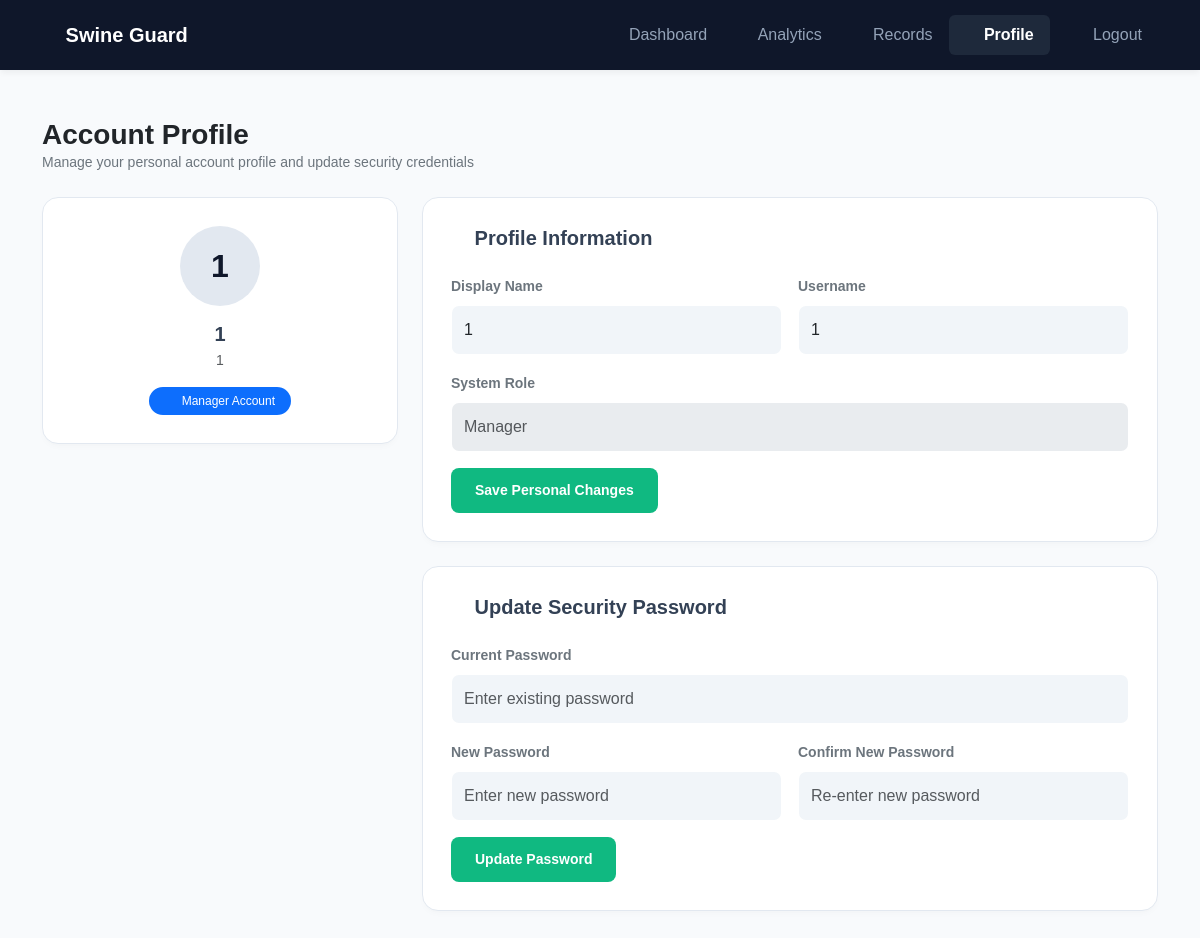
/client/profile.php (signed in), run on the app's committed database.
### tables this page shows
CREATE TABLE `users` (
  `id` int(11) NOT NULL,
  `name` varchar(250) DEFAULT NULL,
  `username` varchar(250) DEFAULT NULL,
  `password` varchar(250) DEFAULT NULL,
  `email` varchar(255) DEFAULT NULL,
  `email_verified` tinyint(1) NOT NULL DEFAULT 0,
  `verification_code` varchar(10) DEFAULT NULL,
  `code_expires_at` datetime DEFAULT NULL,
  `role` enum('client','manager') NOT NULL DEFAULT 'client',
  `status` enum('active','disabled') NOT NULL DEFAULT 'active',
  `created_at` timestamp NOT NULL DEFAULT current_timestamp()
);

### client/profile.php (the view, shortened to what this page needs)
<?php
include "../include/dbcon.php";
$user_id      = $_SESSION['user'] ?? 0;
$session_role = $_SESSION['role'] ?? 'client';
$query = "SELECT id, name, username, role FROM users WHERE id = ?";
$stmt = $conn->prepare($query);
$stmt->bind_param("i", $user_id);
$stmt->execute();
$user_data = $stmt->get_result()->fetch_assoc();
$display_name = !empty($user_data['name']) ? htmlspecialchars($user_data['name']) : 'User Account';
$display_user = !empty($user_data['username']) ? htmlspecialchars($user_data['username']) : 'user';
$user_role    = !empty($user_data['role']) ? strtolower($user_data['role']) : strtolower($session_role);
$role_badge_class = ($user_role === 'manager') ? 'bg-primary' : 'bg-success';
$role_title       = ucfirst($user_role);
?>
<!DOCTYPE html>
<html lang="en">
<head>
    <link rel="stylesheet" href="../include/fonts.css">
    <link rel="stylesheet" href="../include/bootstrap.css">
    <link rel="stylesheet" href="../include/fontawesome-free-6.7.2-web/css/all.min.css">
    <link rel="stylesheet" href="../include/animate.min.css">
</head>
<body>
    <?php include("nav.php"); ?>
    <div class="container py-4 animate__animated animate__fadeIn">
        <div class="mb-4">
            <h1 class="h3 fw-bold text-dark m-0">Account Profile</h1>
            <p class="text-secondary small m-0">Manage your personal account profile and update security credentials</p>
        </div>
        <div class="row">
            <div class="col-lg-4">
                <div class="profile-card text-center d-flex flex-column align-items-center">
                    <div class="avatar-circle" id="profileInitials">
                        <?php echo substr($display_name, 0, 2); ?>
                    </div>
                    <h5 class="fw-bold mb-1" id="displayUserName"><?php echo $display_name; ?></h5>
                    <p class="text-muted small mb-3" id="displayUserUsername"><?php echo $display_user; ?></p>
                    <span class="badge <?php echo $role_badge_class; ?> px-3 py-2 rounded-pill small fw-medium">
                        <i class="fa-solid fa-user-shield me-1"></i> <?php echo $role_title; ?> Account
                    </span>
                </div>
            </div>
            <div class="col-lg-8">
                <div class="profile-card mb-4">
                    <h5 class="fw-bold mb-4"><i class="fa-regular fa-id-card me-2 text-success"></i>Profile Information</h5>
                    <form id="profileInfoForm">
                        <div class="row g-3 mb-3">
                            <div class="col-md-6">
                                <label class="form-label small fw-semibold text-secondary">Display Name</label>
                                <input type="text" class="form-control" name="name" value="<?php echo $display_name; ?>" required>
                            </div>
                            <div class="col-md-6">
                                <label class="form-label small fw-semibold text-secondary">Username</label>
                                <input type="text" class="form-control" name="username" value="<?php echo $display_user; ?>" required>
                            </div>
                            <div class="col-12">
                                <label class="form-label small fw-semibold text-secondary">System Role</label>
                                <input type="text" class="form-control text-muted" value="<?php echo $role_title; ?>" readonly disabled>
                            </div>
                        </div>
                        <button type="submit" class="btn btn-primary btn-sm">Save Personal Changes</button>
                    </form>
                </div>
                <div class="profile-card">
                    <h5 class="fw-bold mb-4"><i class="fa-solid fa-key me-2 text-success"></i>Update Security Password</h5>
                    <form id="passwordSecurityForm">
                        <div class="row g-3 mb-3">
                            <div class="col-12">
                                <label class="form-label small fw-semibold text-secondary">Current Password</label>
                                <input type="password" class="form-control" name="current_password" placeholder="Enter existing password" required>
                            </div>
                            <div class="col-md-6">
                                <label class="form-label small fw-semibold text-secondary">New Password</label>
                                <input type="password" class="form-control" name="new_password" placeholder="Enter new password" required>
                            </div>
                            <div class="col-md-6">
                                <label class="form-label small fw-semibold text-secondary">Confirm New Password</label>
                                <input type="password" class="form-control" name="confirm_password" placeholder="Re-enter new password" required>
                            </div>
                        </div>
                        <button type="submit" class="btn btn-primary btn-sm">Update Password</button>
                    </form>
                </div>
            </div>
        </div>
    </div>
</body>
</html>

### client/profile.php (style rules this page uses)
:root { --primary-color: #10b981; --dark-color: #0f172a; --bg-color: #f8fafc; }
body { font-family: 'Inter', sans-serif; background-color: var(--bg-color); color: #334155; min-height: 100vh; }
.profile-card { background: #ffffff; border-radius: 16px; padding: 28px; box-shadow: 0 4px 6px -1px rgba(0, 0, 0, 0.02), 0 2px 4px -1px rgba(0, 0, 0, 0.02); border: 1px solid #e2e8f0; margin-bottom: 24px; }
.avatar-circle { width: 80px; height: 80px; background-color: #e2e8f0; color: var(--dark-color); font-size: 2rem; font-weight: 700; display: flex; align-items: center; justify-content: center; border-radius: 50%; margin-bottom: 16px; text-transform: uppercase; }
.form-control { border-radius: 8px; background-color: #f1f5f9; padding: 12px; border: 1px solid transparent; }
.btn-primary { background-color: var(--primary-color); border: none; padding: 12px 24px; font-weight: 600; border-radius: 8px; transition: all 0.3s ease; }

### data on the page
users: name "1", username "1", role "Manager"
